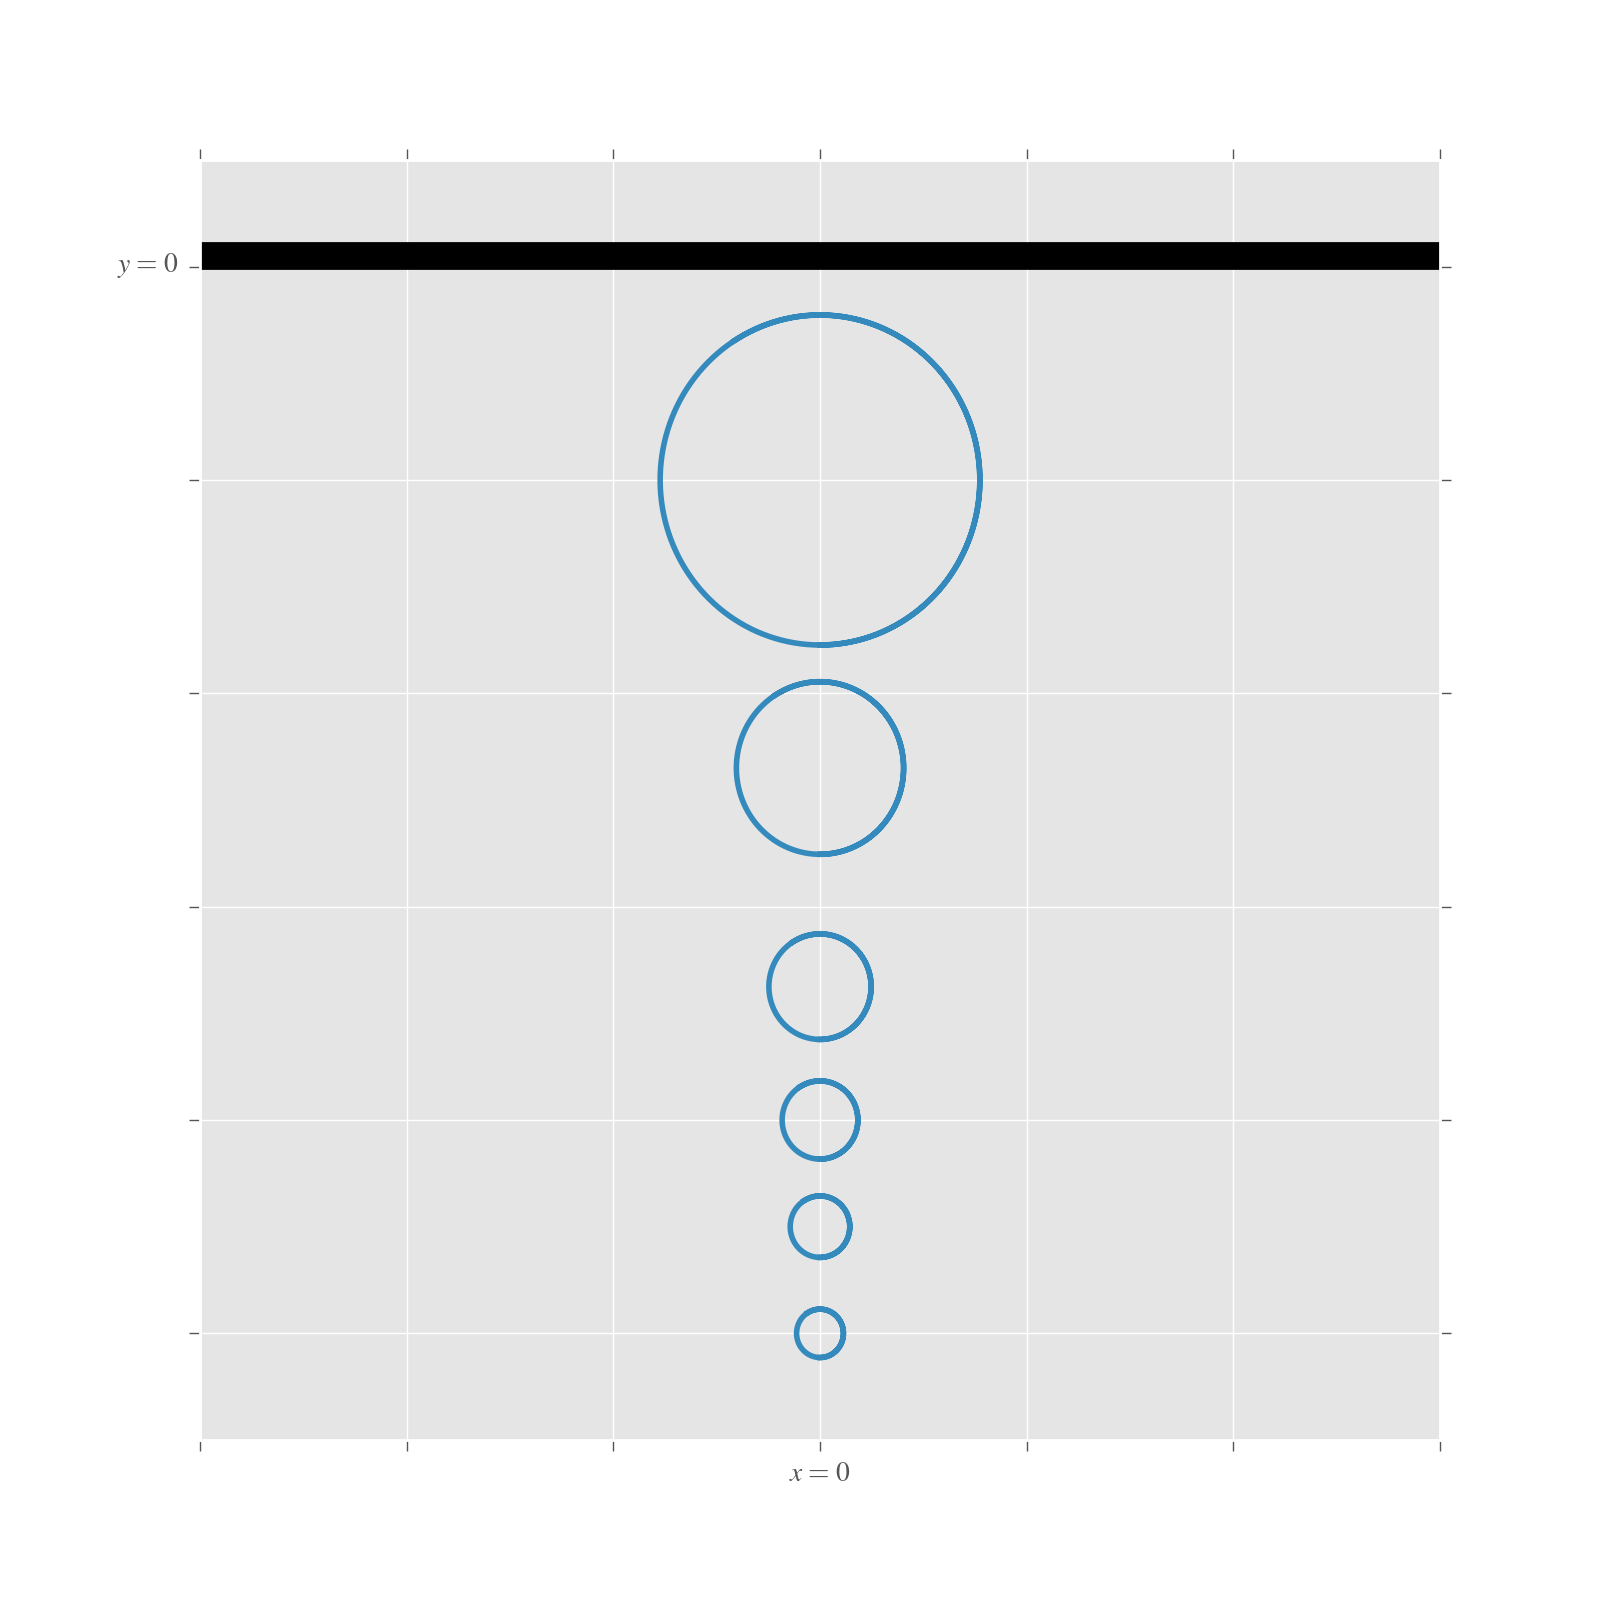

Source code (Python):
from sympy.abc import x,n
from sympy.utilities.lambdify import lambdify
from scipy.special import j1,j0,jn_zeros
import numpy as np
import matplotlib.pyplot as plt
from sympy import *
import math
from mpltools.style import use as uuu
from matplotlib.patches import Ellipse

uuu('ggplot')

k=2.4
h=1.0
D=1.0
w=1.0
a=0.01

def x(x0,y0,t):
   return -0.25*exp(k*y0)*sin(k*x0 - w*t) - x0
#   return -exp(k*y1)*sin(k*x1 - w*t) - x1

def y(x0,y0,t):
   return 0.25*exp(k*y0)*cos(k*x0 - w*t) - y0

#   return exp(k*y1)*cos(k*x1 - w*t) - y1




ts = [i/100.0 for i in xrange(1000)]
timespace = [-i for i in reversed(ts)] + [i for i in ts]
timespace = [i for i in ts]


print timespace


fig = plt.figure(num=None, figsize=(8,8), dpi=300)
ax = fig.add_subplot(1,1,1)

box = ax.get_position()
#ax.set_position([box.x0, box.y0, box.width * 0.9, box.height])

def relabel_axis():
   ax.axis([-0.6,0.6,-1.1,0.1])
   ax.set_yticks([0,-0.2,-0.4,-0.6,-0.8,-1.0])
   ax.set_yticklabels(["$y=0$","","","","",""])
   ax.set_xticks([-0.6,-0.4,-0.2,0,0.2,0.4,0.6])
   ax.set_xticklabels(["","","","$x=0$","","",""])

relabel_axis()


#xlist = [x(0,-1.5,t) for t in timespace]
#ylist = [y(0,-1.5,t) for t in timespace]



points = [
[0,-0.2],
[0,-0.47],
[0,-0.675],
[0,-0.8],
[0,-0.9],
[0,-1.0],

#[0.4,-0.95],
#[-0.4,-0.95]

]


for pt in points :
   ax.plot( [x(pt[0],pt[1],t) for t in timespace], [-y(pt[0],pt[1],t) for t in timespace],  label="$t=20$", linewidth=2.0, color='#348abd')


ax.axhline(y=0.01, lw=10,color='k')
#ax.axhline(y=-1.01, lw=10,color='k')

#plt.title("Flow speed decay of infinite cylinder")

#plt.xlabel('$x$')
#plt.ylabel("$y$")
#ax.legend(loc='center left', bbox_to_anchor=(1, 0.5))

fig.savefig("fluid_element_parametrization.eps")
fig.savefig("fluid_element_parametrization.png")

